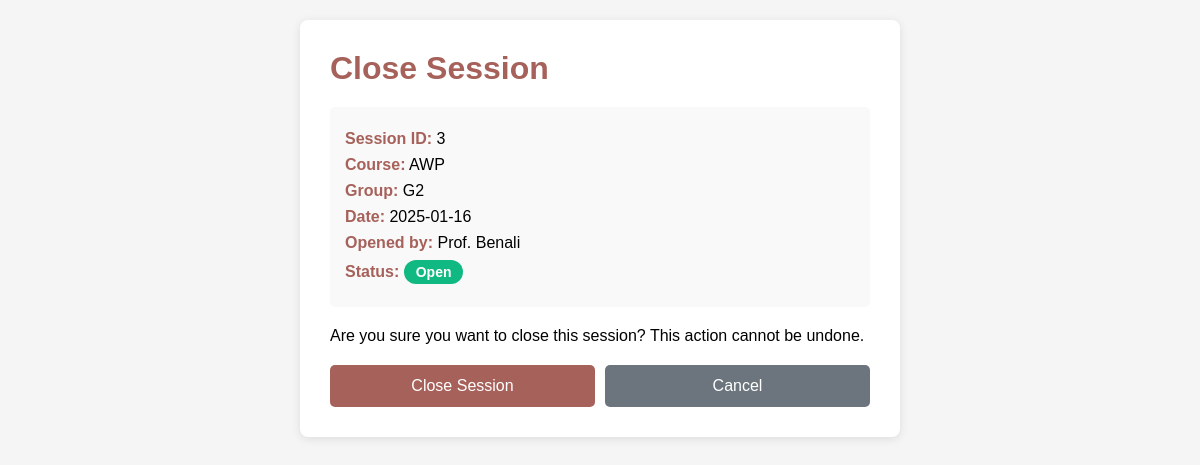
/close_session.php?id=3, run on an earlier commit of the app's database.
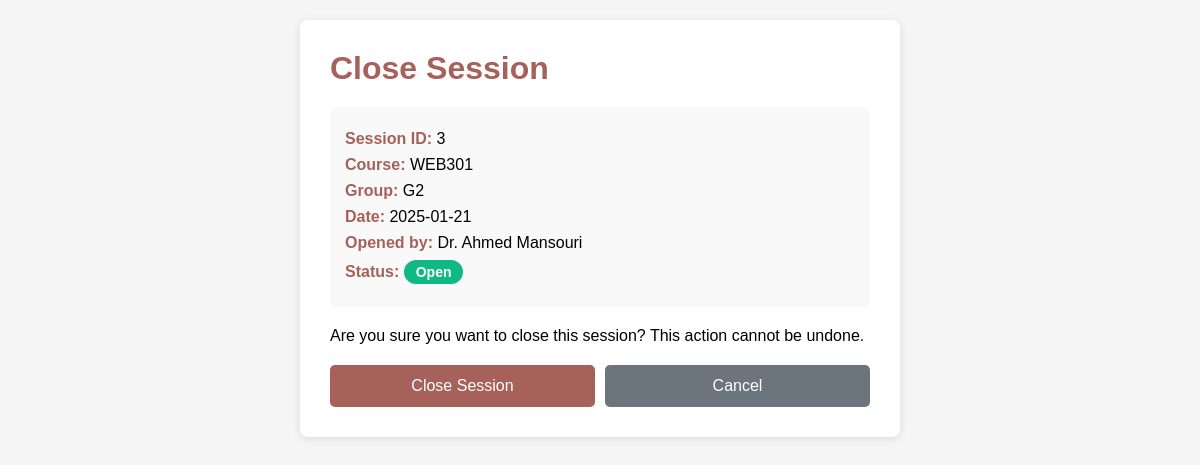
And on a later commit of the database.
### tables this page shows
CREATE TABLE IF NOT EXISTS attendance_sessions (
    id INT AUTO_INCREMENT PRIMARY KEY,
    course_id VARCHAR(50) NOT NULL,
    course_name VARCHAR(255) DEFAULT NULL,
    group_id VARCHAR(50) NOT NULL,
    date DATE NOT NULL,
    time_slot VARCHAR(50) DEFAULT NULL,
    opened_by VARCHAR(100) NOT NULL,
    status ENUM('open', 'closed', 'cancelled') DEFAULT 'open',
    notes TEXT DEFAULT NULL,
    created_at TIMESTAMP DEFAULT CURRENT_TIMESTAMP,
    closed_at TIMESTAMP NULL,
    updated_at TIMESTAMP DEFAULT CURRENT_TIMESTAMP ON UPDATE CURRENT_TIMESTAMP,
    
    INDEX idx_course (course_id),
    INDEX idx_group (group_id),
    INDEX idx_date (date),
    INDEX idx_status (status),
    INDEX idx_course_group_date (course_id, group_id, date)
);

### close_session.php (the view, shortened to what this page needs)
<?php
$error = '';
$session = null;
$id = $_GET['id'] ?? $_POST['id'] ?? null;
$conn = getConnection();
if ($conn) {
    try {
        $stmt = $conn->prepare("SELECT * FROM attendance_sessions WHERE id = ?");
        $stmt->execute([$id]);
        $session = $stmt->fetch();
    } catch (PDOException $e) {
        $error = "Error: " . $e->getMessage();
    }
}
?>
<!DOCTYPE html>
<html lang="en">
<head>
</head>
<body>
    <div class="container">
        <h1>Close Session</h1>
        <?php if ($error): ?>
            <div class="message error"><?php echo htmlspecialchars($error); ?></div>
            <a href="view_sessions.php" class="btn btn-secondary">Back to Sessions</a>
        <?php elseif ($session): ?>
            <div class="session-info">
                <p><strong>Session ID:</strong> <?php echo htmlspecialchars($session['id']); ?></p>
                <p><strong>Course:</strong> <?php echo htmlspecialchars($session['course_id']); ?></p>
                <p><strong>Group:</strong> <?php echo htmlspecialchars($session['group_id']); ?></p>
                <p><strong>Date:</strong> <?php echo htmlspecialchars($session['date']); ?></p>
                <p><strong>Opened by:</strong> <?php echo htmlspecialchars($session['opened_by']); ?></p>
                <p><strong>Status:</strong>
                    <span class="status-badge status-<?php echo $session['status']; ?>">
                        <?php echo ucfirst($session['status']); ?>
                    </span>
                </p>
            </div>
            <?php if ($session['status'] === 'open'): ?>
                <p style="margin: 20px 0;">Are you sure you want to close this session? This action cannot be undone.</p>
                <form method="POST" action="">
                    <div class="actions">
                        <button type="submit" class="btn btn-primary">Close Session</button>
                        <a href="view_sessions.php" class="btn btn-secondary">Cancel</a>
                    </div>
                </form>
            <?php else: ?>
                <a href="view_sessions.php" class="btn btn-secondary">Back to Sessions</a>
            <?php endif; ?>
        <?php endif; ?>
    </div>
</body>
</html>

What changed in the data, as far as the page shows it:
changed attendance_sessions "Open": course "AWP" → "WEB301"; date "2025-01-16" → "2025-01-21"; opened_by "Prof. Benali" → "Dr. Ahmed Mansouri"
